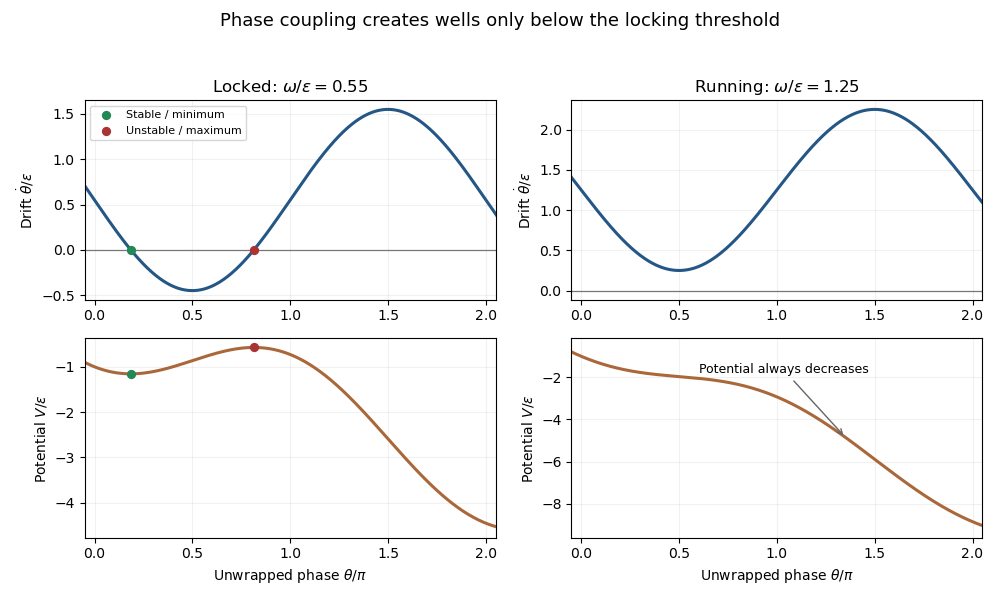

Reproduce this figure in Python.
"""Adler drift and tilted-potential sketches. Python 3.14; root NumPy/Matplotlib.
Writes only the opaque PNG basename in cwd; set MPLCONFIGDIR in the caller.
"""
from pathlib import Path
import matplotlib
matplotlib.use('Agg')
import matplotlib.pyplot as plt
import numpy as np
theta=np.linspace(-.3,2*np.pi+.3,700)
fig,axs=plt.subplots(2,2,figsize=(10,6),dpi=100,facecolor='white')
for j,w in enumerate((.55,1.25)):
 drift=w-np.sin(theta);potential=-w*theta-np.cos(theta)
 axs[0,j].plot(theta/np.pi,drift,color='#245786',lw=2.2)
 axs[0,j].axhline(0,color='#777777',lw=.9)
 axs[0,j].set_title(('Locked: ' if j==0 else 'Running: ')+rf'$\omega/\epsilon={w}$')
 axs[0,j].set_ylabel(r'Drift $\dot\theta/\epsilon$')
 axs[1,j].plot(theta/np.pi,potential,color='#aa683a',lw=2.2)
 axs[1,j].set_ylabel(r'Potential $V/\epsilon$');axs[1,j].set_xlabel(r'Unwrapped phase $\theta/\pi$')
 if j==0:
  a=np.arcsin(w);b=np.pi-a
  for th,color,lab in [(a,'#228855','Stable / minimum'),(b,'#aa3333','Unstable / maximum')]:
   axs[0,j].scatter(th/np.pi,0,s=32,c=color,zorder=3,label=lab)
   axs[1,j].scatter(th/np.pi,-w*th-np.cos(th),s=32,c=color,zorder=3)
  axs[0,j].legend(loc='upper left',fontsize=8)
 else:
  axs[1,j].annotate('Potential always decreases',xy=(1.35,-w*1.35*np.pi-np.cos(1.35*np.pi)),xytext=(.6,-1.8),arrowprops={'arrowstyle':'->','color':'#666666'},fontsize=9)
 for ax in axs[:,j]:
  ax.set_xlim(-.05,2.05);ax.set_xticks([0,.5,1,1.5,2]);ax.grid(alpha=.17);ax.set_facecolor('white')
fig.suptitle('Phase coupling creates wells only below the locking threshold',fontsize=13)
fig.tight_layout(rect=(0,0,1,.95))
fig.savefig(Path.cwd()/'paper-75-phase-dynamics.png',dpi=100,facecolor='white',transparent=False)
plt.close(fig)
